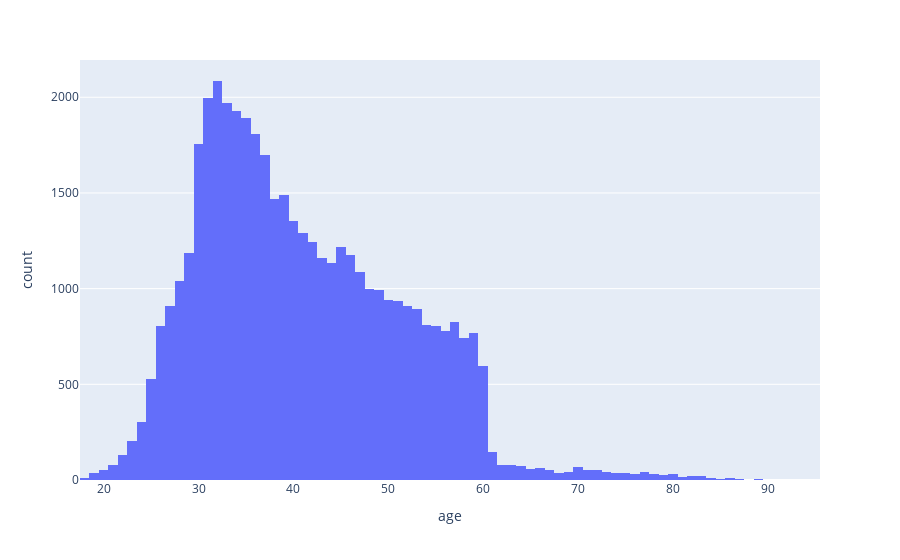
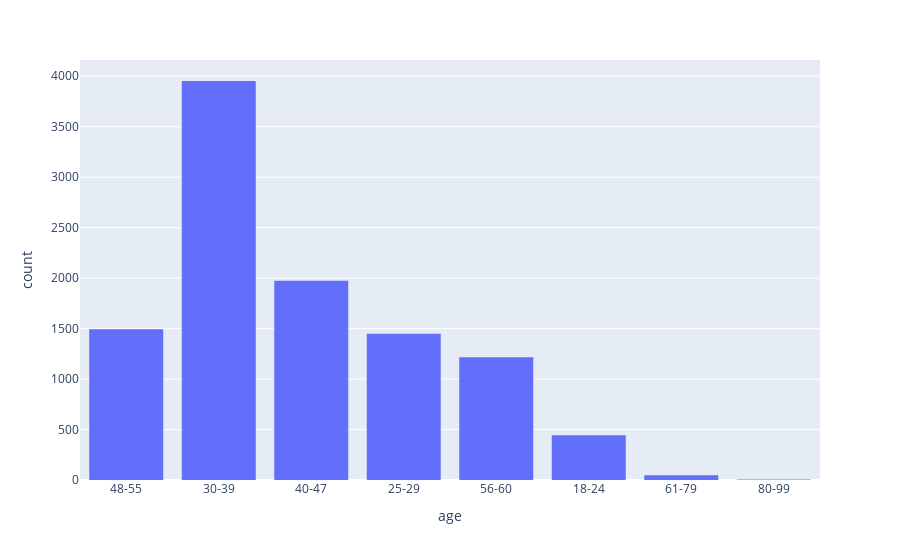
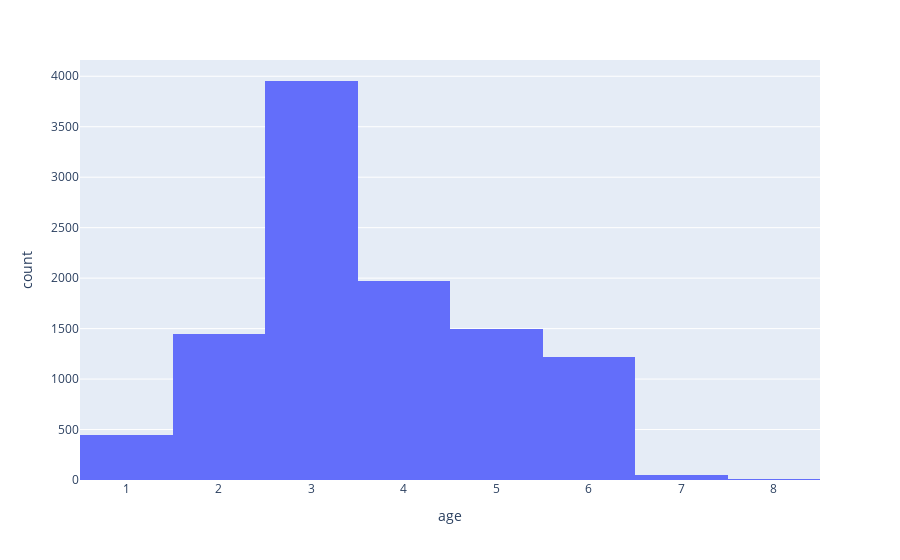

Source (notebook cell) for these figures, in order:
### Code cell
fig = px.histogram(dfClientBrutData.age, x='age')
fig.show()
fig = px.histogram(dfClientDataReadableScaling.age, x='age')
fig.show()
fig = px.histogram(dfClientData.age, x='age')
fig.show()

### Figure 1 — Plotly figure (JSON) as saved in the notebook; plotly's stock layout.template omitted (floating-point values rounded to 4 significant figures; data arrays with more than 128 entries replaced by an {"elided": "..."} marker saying what was removed)
{"data": [{"alignmentgroup": "True", "bingroup": "x", "hovertemplate": "age=%{x}<br>count=%{y}<extra></extra>", "legendgroup": "", "marker": {"color": "#636efa", "pattern": {"shape": ""}}, "name": "", "offsetgroup": "", "orientation": "v", "showlegend": false, "type": "histogram", "x": {"elided": "45211 int values"}, "xaxis": "x", "yaxis": "y"}], "layout": {"autosize": true, "barmode": "relative", "legend": {"tracegroupgap": 0}, "margin": {"t": 60}, "xaxis": {"anchor": "y", "autorange": true, "domain": [0, 1], "range": [17.5, 95.5], "title": {"text": "age"}, "type": "linear"}, "yaxis": {"anchor": "x", "autorange": true, "domain": [0, 1], "range": [0, 2195.0], "title": {"text": "count"}}}}

### Figure 2 — Plotly figure (JSON) as saved in the notebook; plotly's stock layout.template omitted (floating-point values rounded to 4 significant figures; data arrays with more than 128 entries replaced by an {"elided": "..."} marker saying what was removed)
{"data": [{"alignmentgroup": "True", "bingroup": "x", "hovertemplate": "age=%{x}<br>count=%{y}<extra></extra>", "legendgroup": "", "marker": {"color": "#636efa", "pattern": {"shape": ""}}, "name": "", "offsetgroup": "", "orientation": "v", "showlegend": false, "type": "histogram", "x": {"elided": "10578 str values"}, "xaxis": "x", "yaxis": "y"}], "layout": {"autosize": true, "barmode": "relative", "legend": {"tracegroupgap": 0}, "margin": {"t": 60}, "xaxis": {"anchor": "y", "autorange": true, "domain": [0, 1], "range": [-0.5, 7.5], "title": {"text": "age"}, "type": "category"}, "yaxis": {"anchor": "x", "autorange": true, "domain": [0, 1], "range": [0, 4161.0], "title": {"text": "count"}}}}

### Figure 3 — Plotly figure (JSON) as saved in the notebook; plotly's stock layout.template omitted (floating-point values rounded to 4 significant figures; data arrays with more than 128 entries replaced by an {"elided": "..."} marker saying what was removed)
{"data": [{"alignmentgroup": "True", "bingroup": "x", "hovertemplate": "age=%{x}<br>count=%{y}<extra></extra>", "legendgroup": "", "marker": {"color": "#636efa", "pattern": {"shape": ""}}, "name": "", "offsetgroup": "", "orientation": "v", "showlegend": false, "type": "histogram", "x": {"elided": "10578 int values"}, "xaxis": "x", "yaxis": "y"}], "layout": {"autosize": true, "barmode": "relative", "legend": {"tracegroupgap": 0}, "margin": {"t": 60}, "xaxis": {"anchor": "y", "autorange": true, "domain": [0, 1], "range": [0.5, 8.5], "title": {"text": "age"}, "type": "linear"}, "yaxis": {"anchor": "x", "autorange": true, "domain": [0, 1], "range": [0, 4161.0], "title": {"text": "count"}}}}
